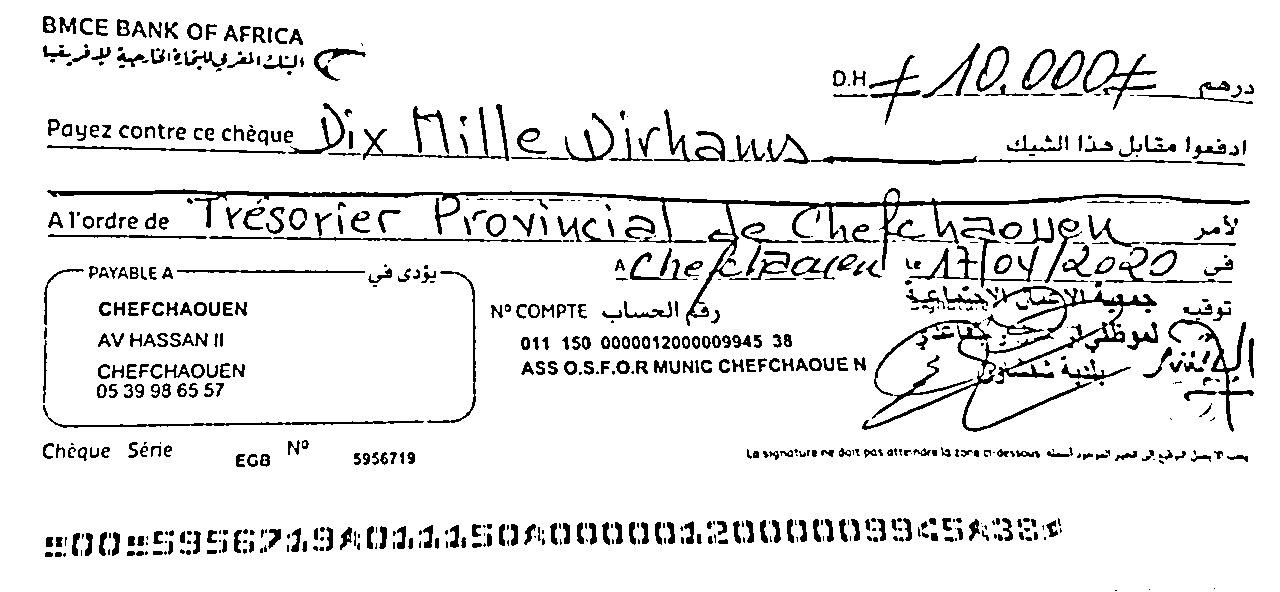
#> input picture clean_version/assets/deskewed.jpg, 1280 x 592 px
$ python test.py
#> lines starting #> are read from the running program, lines starting #| are printed output that depends on the picture; after the words box and inside, x2 and y2 are one past the last pixel; in counts of white or black regions, pixels touching at a corner belong together
#> further down, full_image is the input picture: shape (592, 1280, 3); min 0, max 255, mean 232.4
import cv2
import numpy as np
import matplotlib.pyplot as plt

def detect_cramped_region(image, min_box_area=150):
    """
    Automatically detect a dense/cramped text region based on contour clustering.
    Returns cropped region of interest (ROI).
    """
#> called with min_box_area = 150
    gray = cv2.cvtColor(image, cv2.COLOR_BGR2GRAY)
    _, binarized = cv2.threshold(gray, 0, 255, cv2.THRESH_BINARY_INV + cv2.THRESH_OTSU)
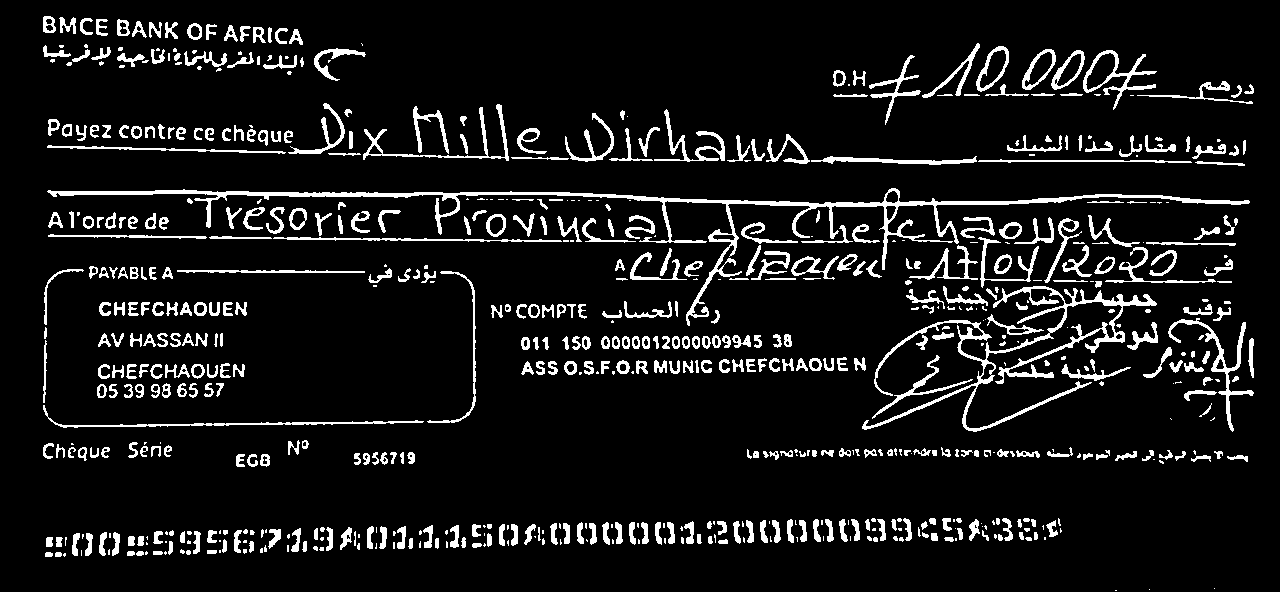
#> binarized: shape (592, 1280); 8.8% white; 701 white regions (215 under 20 px)

    # Find contours of potential text blobs
    contours, _ = cv2.findContours(binarized, cv2.RETR_EXTERNAL, cv2.CHAIN_APPROX_SIMPLE)
#> contours = 701 contours, 278 with area under 20; largest, box (x1, y1, x2, y2) and area: (47, 188, 1250, 326) 5732, (862, 286, 1157, 432) 3462, (1083, 50, 1157, 110) 1264, (1168, 318, 1254, 432) 868, (976, 46, 1009, 92) 826
    candidates = []

    for cnt in contours:
        x, y, w, h = cv2.boundingRect(cnt)
        area = w * h
        if area > min_box_area:
            candidates.append((x, y, x + w, y + h))
#> this loop made 701 passes
#> (x, y, w, h, area) on passes 5, 6, 8: (55, 552, 7, 5, 35), (45, 552, 8, 5, 40), (153, 551, 10, 4, 40)
#> after the loop, candidates = 229 items, first 6: (85, 533, 93, 556), (72, 533, 80, 556), (112, 532, 120, 556), (99, 532, 107, 556), (193, 531, 201, 554), (234, 530, 242, 553)

    # Merge bounding boxes
    if not candidates:
        return None, image

    candidates = np.array(candidates)
#> candidates = 229 rows, first 6: [85, 533, 93, 556], [72, 533, 80, 556], [112, 532, 120, 556], [99, 532, 107, 556], [193, 531, 201, 554], [234, 530, 242, 553]
    x_min = np.min(candidates[:, 0])
#> x_min = 43
    y_min = np.min(candidates[:, 1])
#> y_min = 16
    x_max = np.max(candidates[:, 2])
#> x_max = 1254
    y_max = np.max(candidates[:, 3])
#> y_max = 556

    roi = image[y_min:y_max, x_min:x_max]
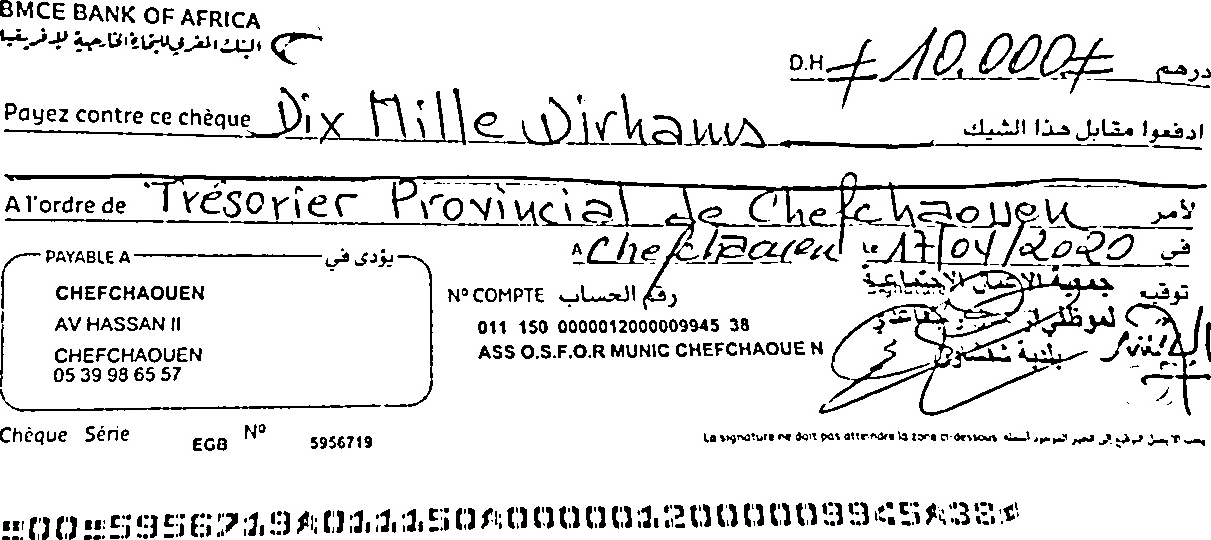
#> roi: shape (540, 1211, 3); min 0, max 255, mean 228.8
    return roi, image[y_min:y_max, x_min:x_max]

def segment_cramped_rows(image, min_line_height=5, spacing_threshold=2):
#> called with min_line_height = 5, spacing_threshold = 2
    gray = cv2.cvtColor(image, cv2.COLOR_BGR2GRAY)
#> gray: shape (540, 1211)
    _, binary = cv2.threshold(gray, 0, 255, cv2.THRESH_BINARY_INV + cv2.THRESH_OTSU)
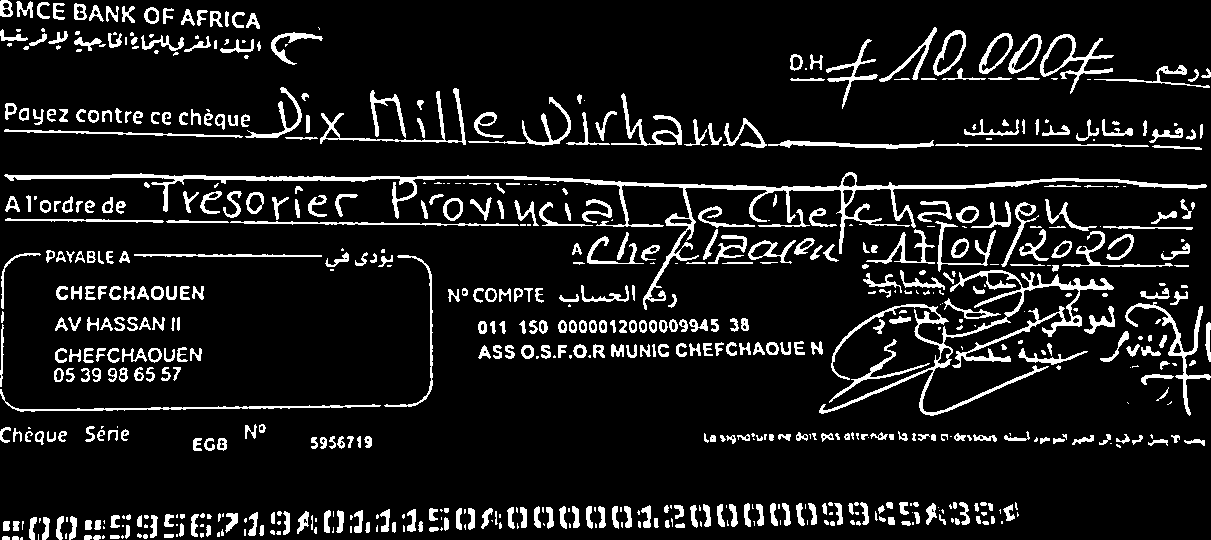
#> binary: shape (540, 1211); 10.2% white; 698 white regions (212 under 20 px), largest, box (x1, y1, x2, y2) and area: (4, 172, 1207, 310) 7416, (819, 270, 1114, 416) 4635, (1125, 302, 1211, 416) 1080
    horizontal_proj = np.sum(binary, axis=1)
#> horizontal_proj = 540 values, max 139485 at index 177, min 0 at index 150, mean 31636.1

    rows = []
    in_text = False
    start_row = 0

    for y, val in enumerate(horizontal_proj):
        if val > spacing_threshold and not in_text:
            start_row = y
            in_text = True
        elif val <= spacing_threshold and in_text:
            if y - start_row >= min_line_height:
                rows.append((start_row, y))
            in_text = False
#> this loop made 540 passes
#> (val, in_text) on pass 1: (1785, True)
#> after the loop, in_text = True; rows = [(0, 150), (172, 416), (424, 451)]; start_row = 502

    if in_text and (len(binary) - start_row >= min_line_height):
        rows.append((start_row, len(binary)))

    row_images = [image[y1:y2, :] for y1, y2 in rows]
#> row_images = 4 items
    return row_images, horizontal_proj

# Load and process full image
image_path = "assets/deskewed.jpg"
full_image = cv2.imread(image_path)

# Detect cramped region automatically
cramped_crop, extracted = detect_cramped_region(full_image)

if cramped_crop is not None:
    row_images, proj_profile = segment_cramped_rows(cramped_crop)
#> row_images = 4 items; proj_profile has the same summary as horizontal_proj in segment_cramped_rows

    plt.figure(figsize=(12, 4))
    plt.plot(proj_profile)
    plt.title("Horizontal Projection Profile")
    plt.xlabel("Row index")
    plt.ylabel("Sum of white pixels")
    plt.grid(True)
    plt.show()
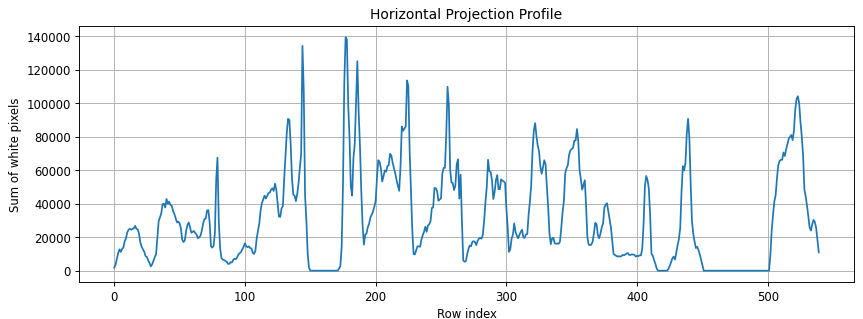
#> figure drawn by matplotlib, 1 panel; curve peaks at x = 177, y = 139485

    if row_images:
        fig, axes = plt.subplots(len(row_images), 1, figsize=(12, 2.5 * len(row_images)))
        if len(row_images) == 1:
            axes = [axes]
        for ax, img in zip(axes, row_images):
            ax.imshow(cv2.cvtColor(img, cv2.COLOR_BGR2RGB))
            ax.axis("off")
#> this loop made 4 passes
        plt.tight_layout()
        plt.show()
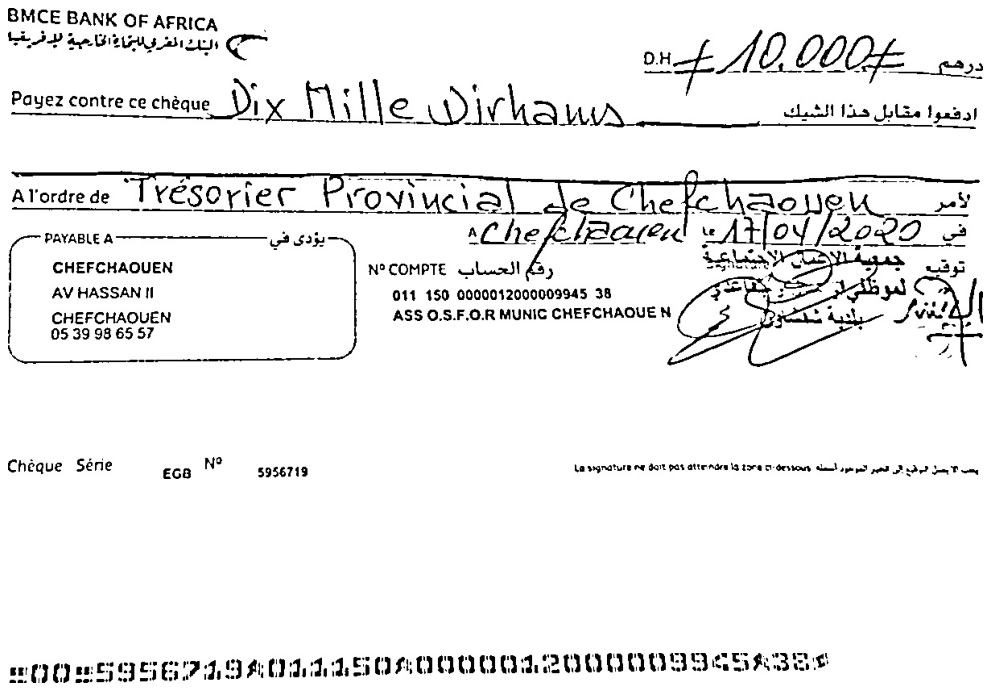
#> figure drawn by matplotlib, 4 panels
    else:
        print("No text rows detected after segmentation.")
else:
    print("No cramped region found in the image.")

$ run again, with clean_version/assets/chunks_visualized.jpg copied over clean_version/assets/deskewed.jpg
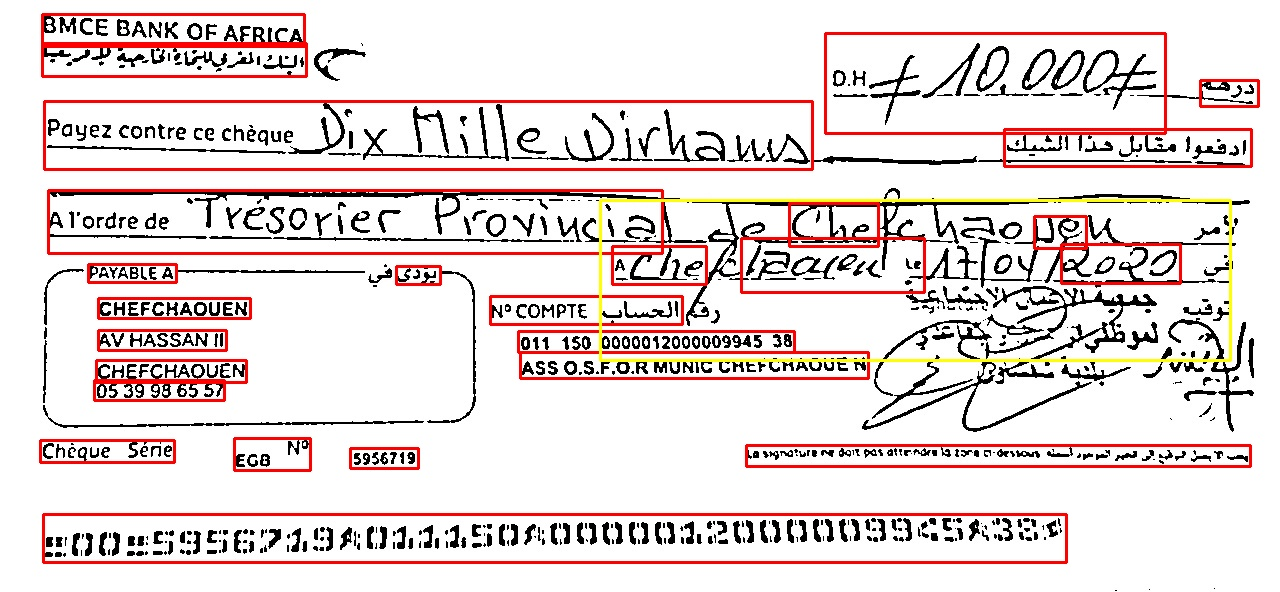
#> input picture clean_version/assets/chunks_visualized.jpg, 1280 x 592 px
#> full_image is the input picture: shape (592, 1280, 3); mean B, G, R 217.3, 218.9, 230.8
#> in detect_cramped_region, `_, binarized = cv2.threshold(gray, 0, 255, cv2.THRESH_BINARY_INV + cv2..`:
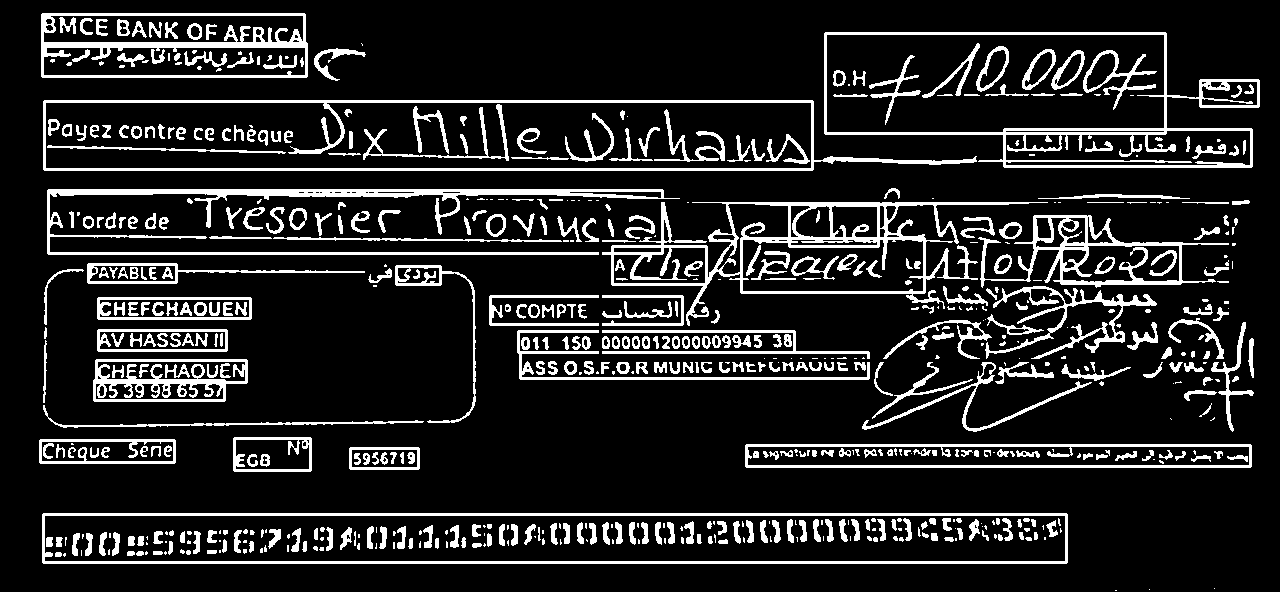
#> binarized: shape (592, 1280); 14.1% white; 664 white regions (224 under 20 px)
#> contours = 258 contours, 110 with area under 20; largest, box (x1, y1, x2, y2) and area: (43, 100, 977, 171) 54386, (42, 513, 1068, 564) 51248, (824, 32, 1260, 168) 45360, (602, 202, 1048, 326) 22412, (41, 13, 308, 78) 16964
#> the loop in detect_cramped_region, `for cnt in contours:` made 258 passes
#> (x, y, w, h, area) on passes 4 to 6: (42, 513, 1026, 51, 52326), (349, 447, 71, 23, 1633), (745, 444, 507, 24, 12168)
#> after the loop in detect_cramped_region, `for cnt in contours:`: candidates = 79 items, first 6: (42, 513, 1068, 564), (349, 447, 420, 470), (745, 444, 1252, 468), (39, 439, 176, 464), (233, 437, 312, 472), (43, 405, 424, 428)
#> in detect_cramped_region, `candidates = np.array(candidates)`: candidates = 79 rows, first 6: [42, 513, 1068, 564], [349, 447, 420, 470], [745, 444, 1252, 468], [39, 439, 176, 464], [233, 437, 312, 472], [43, 405, 424, 428]
#> x_min = 39
#> y_min = 13
#> x_max = 1260
#> y_max = 564
#> binary: shape (551, 1221); 15.9% white; 661 white regions (221 under 20 px), largest, box (x1, y1, x2, y2) and area: (563, 189, 1009, 313) 7923, (8, 176, 641, 242) 6719, (3, 500, 1029, 551) 6458
#> horizontal_proj = 551 values, max 261630 at index 501, min 0 at index 158, mean 49526
#> the loop in segment_cramped_rows, `for y, val in enumerate(horizontal_proj):` made 551 passes
#> (val, in_text) on pass 1: (67065, True)
#> after the loop in segment_cramped_rows, `for y, val in enumerate(horizontal_proj):`: in_text = True; rows = [(0, 158), (175, 419), (424, 459)]; start_row = 500
#> in segment_cramped_rows, `row_images = [image[y1:y2, :] for y1, y2 in rows]`: row_images = 4 items
#> `row_images, proj_profile = segment_cramped_rows(cramped_crop)`: proj_profile has the same summary as horizontal_proj in segment_cramped_rows
#> the loop `for ax, img in zip(axes, row_images):` made 4 passes
#> `plt.show()`:
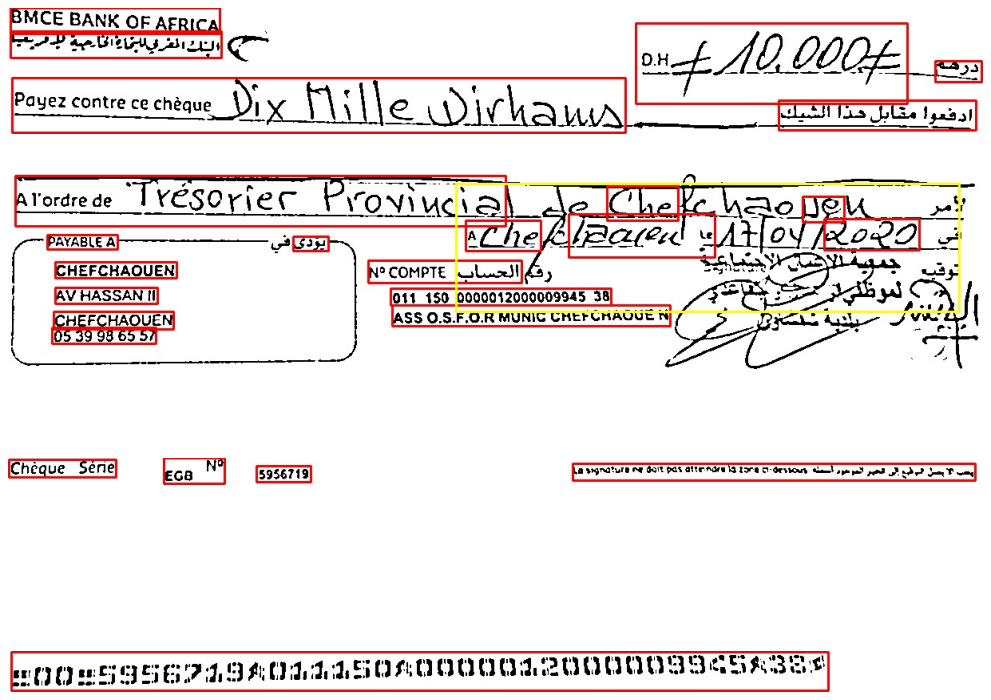
#> figure drawn by matplotlib, 4 panels
